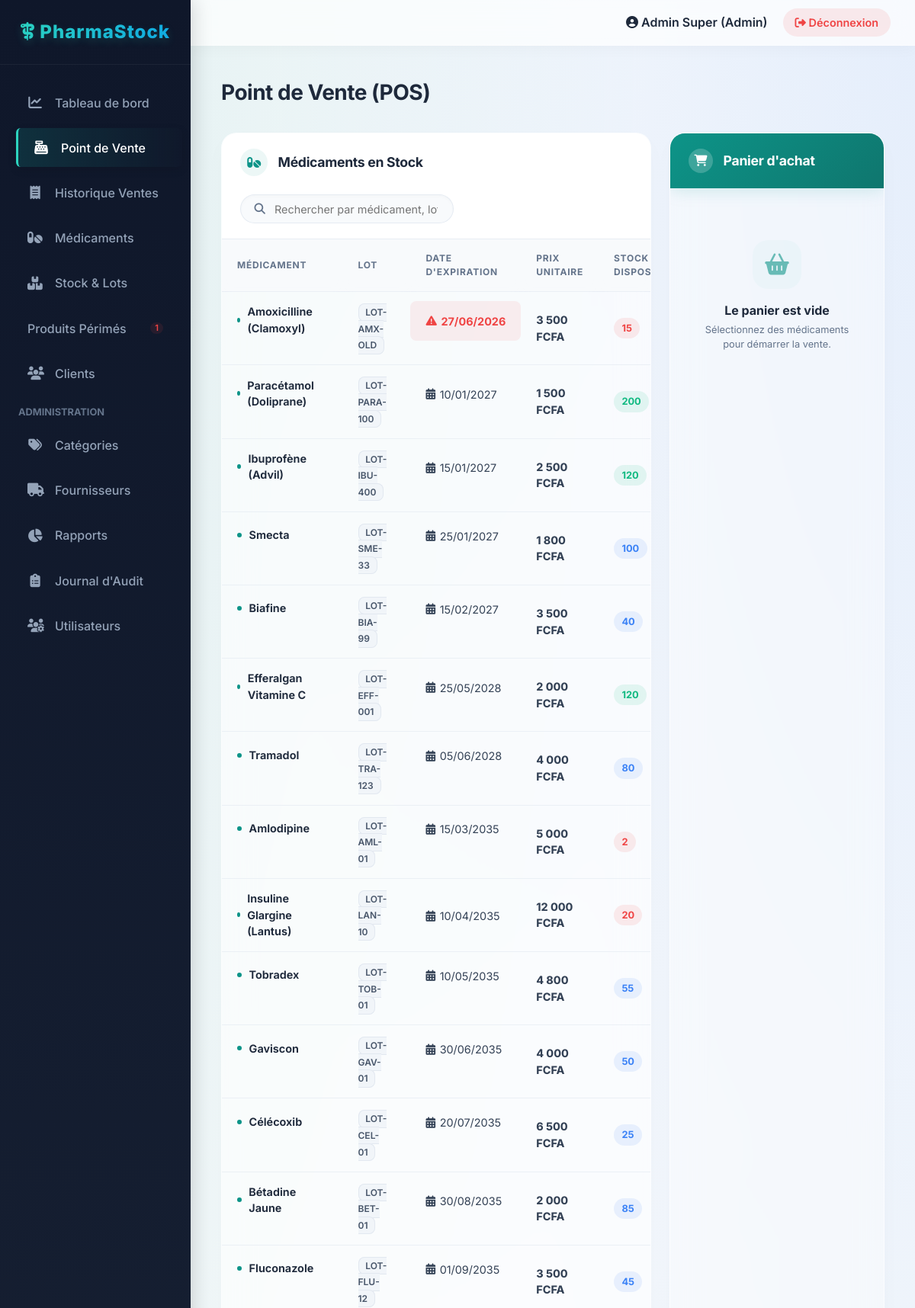
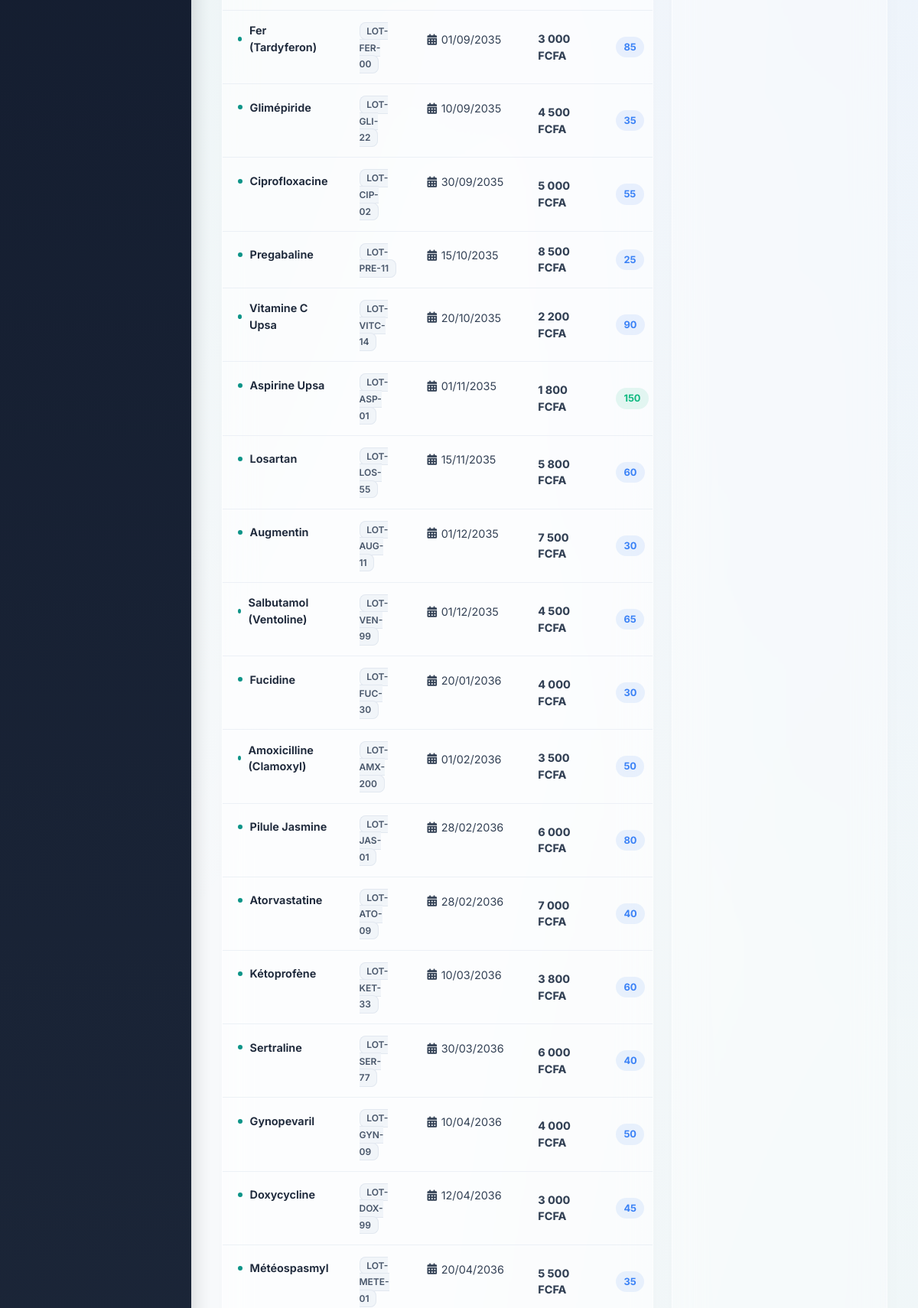
Screenshot of /index.php?page=ventes&action=pos (signed in, upper part) with the database file from the repository (2 pictures, top to bottom).
### tables this page shows
CREATE TABLE `lot` (
  `id` INT PRIMARY KEY AUTO_INCREMENT,
  `id_medicament` INT NOT NULL,
  `numero_lot` VARCHAR(50) NOT NULL,
  `date_fabrication` DATE,
  `date_expiration` DATE NOT NULL,
  `quantite` INT NOT NULL DEFAULT 0,
  `prix_achat` DECIMAL(10,2) NOT NULL,
  `prix_vente` DECIMAL(10,2) NOT NULL,
  `statut` ENUM('actif', 'epuise', 'perime') DEFAULT 'actif',
  FOREIGN KEY (`id_medicament`) REFERENCES `medicament`(`id`) ON DELETE RESTRICT
);

CREATE TABLE `medicament` (
  `id` INT PRIMARY KEY AUTO_INCREMENT,
  `nom` VARCHAR(100) NOT NULL,
  `id_categorie` INT NOT NULL,
  `principe_actif` VARCHAR(100),
  `dosage` VARCHAR(50),
  `forme` VARCHAR(50),
  `prix_achat` DECIMAL(10,2),
  `prix_vente` DECIMAL(10,2) NOT NULL,
  `quantite_stock` INT DEFAULT 0,
  `stock_minimum` INT DEFAULT 5,
  `date_fabrication` DATE,
  `date_expiration` DATE NOT NULL,
  `lot_numero` VARCHAR(50),
  `est_actif` BOOLEAN DEFAULT TRUE,
  FOREIGN KEY (`id_categorie`) REFERENCES `categorie`(`id`) ON DELETE RESTRICT
);

### config/database.php (called while the page is built, shortened)
<?php
class Database {
    private static $instance = null;
    private $pdo;
    private function __construct() {
        try {
			$dsn = "mysql:host=" . DB_HOST . ";port=" . DB_PORT . ";dbname=" . DB_NAME . ";charset=utf8";
			$options = [
                PDO::ATTR_ERRMODE            => PDO::ERRMODE_EXCEPTION,
                PDO::ATTR_DEFAULT_FETCH_MODE => PDO::FETCH_ASSOC,
                PDO::ATTR_EMULATE_PREPARES   => false,
            ];
            $this->pdo = new PDO($dsn, DB_USER, DB_PASS, $options);
        } catch (PDOException $e) {
            die("Erreur de connexion à la base de données: " . $e->getMessage());
        }
    }
    public static function getInstance() {
        if (self::$instance === null) {
            self::$instance = new self();
        }
        return self::$instance;
    }
    public function getConnection() {
        return $this->pdo;
    }
}

### models/Lot.php (called while the page is built, shortened)
<?php
require_once __DIR__ . '/../config/database.php';
class Lot {
    private $db;
    public function __construct() {
        $this->db = Database::getInstance()->getConnection();
    }
    public function getLotsActifs() {
        $stmt = $this->db->query("
            SELECT l.*, m.nom as medicament_nom
            FROM lot l
            JOIN medicament m ON l.id_medicament = m.id
            WHERE l.statut = 'actif' AND l.quantite > 0
            ORDER BY l.date_expiration ASC
        ");
        return $stmt->fetchAll();
    }
}

### includes/utils.php (called while the page is built, shortened)
<?php
function formatMontant($montant) {
    return number_format($montant, 0, ',', ' ') . ' FCFA';
}
function formatDate($dateStr, $format = 'd/m/Y H:i') {
    $date = new DateTime($dateStr);
    return $date->format($format);
}

### views/ventes/pos.php (the view, shortened to what this page needs)
<?php include __DIR__ . '/../layouts/header.php'; ?>
<div class="page-title">
    <span>Point de Vente (POS)</span>
</div>
<div class="pos-container">
    <div class="pos-products-card">
        <div class="products-header">
            <div class="products-header-left">
                <div class="header-icon-wrap">
                    <i class="fa-solid fa-pills animate-pulse"></i>
                </div>
                <span>Médicaments en Stock</span>
            </div>
            <div class="search-wrap-premium">
                <input type="text" id="search-pos" placeholder="Rechercher par médicament, lot...">
            </div>
        </div>
        <div class="table-responsive pos-table-scroll">
            <table class="table-premium" id="table-pos">
                <thead>
                    <tr>
                        <th>Médicament</th>
                        <th>Lot</th>
                        <th>Date d'expiration</th>
                        <th>Prix Unitaire</th>
                        <th>Stock dispos</th>
                    </tr>
                </thead>
                <tbody>
                    <?php foreach($lots as $lot): ?>
                    <?php
                        $stock = (int)$lot['quantite'];
                        if ($stock > 100) {
                            $stockClass = 'stock-badge-high';
                        } elseif ($stock > 20) {
                            $stockClass = 'stock-badge-medium';
                        } else {
                            $stockClass = 'stock-badge-low';
                        }
                        $expiryTime = strtotime($lot['date_expiration']);
                        $warningTime = strtotime('+6 months');
                        $isExpiringSoon = ($expiryTime < $warningTime);
                    ?>
                    <tr class="product-row-premium">
                        <td class="product-name-col">
                            <span class="product-bullet"></span>
                            <?= htmlspecialchars($lot['medicament_nom']) ?>
                        </td>
                        <td class="product-lot-col">
                            <span class="lot-pill"><?= htmlspecialchars($lot['numero_lot']) ?></span>
                        </td>
                        <td class="product-date-col <?= $isExpiringSoon ? 'date-critical' : '' ?>">
                            <i class="fa-solid <?= $isExpiringSoon ? 'fa-triangle-exclamation' : 'fa-calendar-days' ?>"></i>
                            <?= formatDate($lot['date_expiration'], 'd/m/Y') ?>
                        </td>
                        <td class="product-price-col">
                            <?= formatMontant($lot['prix_vente']) ?>
                        </td>
                        <td>
                            <span class="stock-pill <?= $stockClass ?>"><?= $stock ?></span>
                        </td>
                    </tr>
                    <?php endforeach; ?>
                </tbody>
            </table>
        </div>
    </div>
    <div class="pos-cart">
        <div class="cart-header-premium">
            <div class="cart-header-left">
                <div class="cart-icon-wrap animate-pulse">
                    <i class="fa-solid fa-cart-shopping"></i>
                </div>
                <span>Panier d'achat</span>
            </div>
        </div>
        <div class="cart-items">
            <?php
            if(empty($_SESSION['panier'])): ?>
                <div class="cart-empty-state">
                    <div class="empty-icon-wrap">
                        <i class="fa-solid fa-basket-shopping"></i>
                    </div>
                    <p>Le panier est vide</p>
                    <span>Sélectionnez des médicaments pour démarrer la vente.</span>
                </div>
            <?php endif; ?>
        </div>
    </div>
</div>
<?php include __DIR__ . '/../layouts/footer.php'; ?>

### rows the page displays
lot: id_medicament.nom "Amoxicilline (Clamoxyl)", numero_lot "LOT-AMX-OLD", date_expiration "27/06/2026", prix_vente "3 500 FCFA", quantite "15"
lot: id_medicament.nom "Paracétamol (Doliprane)", numero_lot "LOT-PARA-100", date_expiration "10/01/2027", prix_vente "1 500 FCFA", quantite "200"
lot: id_medicament.nom "Ibuprofène (Advil)", numero_lot "LOT-IBU-400", date_expiration "15/01/2027", prix_vente "2 500 FCFA", quantite "120"
lot: id_medicament.nom "Smecta", numero_lot "LOT-SME-33", date_expiration "25/01/2027", prix_vente "1 800 FCFA", quantite "100"
lot: id_medicament.nom "Biafine", numero_lot "LOT-BIA-99", date_expiration "15/02/2027", prix_vente "3 500 FCFA", quantite "40"
lot: id_medicament.nom "Efferalgan Vitamine C", numero_lot "LOT-EFF-001", date_expiration "25/05/2028", prix_vente "2 000 FCFA", quantite "120"
lot: id_medicament.nom "Tramadol", numero_lot "LOT-TRA-123", date_expiration "05/06/2028", prix_vente "4 000 FCFA", quantite "80"
lot: id_medicament.nom "Amlodipine", numero_lot "LOT-AML-01", date_expiration "15/03/2035", prix_vente "5 000 FCFA", quantite "2"
lot: id_medicament.nom "Insuline Glargine (Lantus)", numero_lot "LOT-LAN-10", date_expiration "10/04/2035", prix_vente "12 000 FCFA", quantite "20"
lot: id_medicament.nom "Tobradex", numero_lot "LOT-TOB-01", date_expiration "10/05/2035", prix_vente "4 800 FCFA", quantite "55"
lot: id_medicament.nom "Gaviscon", numero_lot "LOT-GAV-01", date_expiration "30/06/2035", prix_vente "4 000 FCFA", quantite "50"
lot: id_medicament.nom "Célécoxib", numero_lot "LOT-CEL-01", date_expiration "20/07/2035", prix_vente "6 500 FCFA", quantite "25"
lot: id_medicament.nom "Bétadine Jaune", numero_lot "LOT-BET-01", date_expiration "30/08/2035", prix_vente "2 000 FCFA", quantite "85"
lot: id_medicament.nom "Fluconazole", numero_lot "LOT-FLU-12", date_expiration "01/09/2035", prix_vente "3 500 FCFA", quantite "45"
lot: id_medicament.nom "Fer (Tardyferon)", numero_lot "LOT-FER-00", date_expiration "01/09/2035", prix_vente "3 000 FCFA", quantite "85"
lot: id_medicament.nom "Glimépiride", numero_lot "LOT-GLI-22", date_expiration "10/09/2035", prix_vente "4 500 FCFA", quantite "35"
lot: id_medicament.nom "Ciprofloxacine", numero_lot "LOT-CIP-02", date_expiration "30/09/2035", prix_vente "5 000 FCFA", quantite "55"
lot: id_medicament.nom "Pregabaline", numero_lot "LOT-PRE-11", date_expiration "15/10/2035", prix_vente "8 500 FCFA", quantite "25"
lot: id_medicament.nom "Vitamine C Upsa", numero_lot "LOT-VITC-14", date_expiration "20/10/2035", prix_vente "2 200 FCFA", quantite "90"
lot: id_medicament.nom "Aspirine Upsa", numero_lot "LOT-ASP-01", date_expiration "01/11/2035", prix_vente "1 800 FCFA", quantite "150"
lot: id_medicament.nom "Losartan", numero_lot "LOT-LOS-55", date_expiration "15/11/2035", prix_vente "5 800 FCFA", quantite "60"
lot: id_medicament.nom "Augmentin", numero_lot "LOT-AUG-11", date_expiration "01/12/2035", prix_vente "7 500 FCFA", quantite "30"
lot: id_medicament.nom "Salbutamol (Ventoline)", numero_lot "LOT-VEN-99", date_expiration "01/12/2035", prix_vente "4 500 FCFA", quantite "65"
lot: id_medicament.nom "Fucidine", numero_lot "LOT-FUC-30", date_expiration "20/01/2036", prix_vente "4 000 FCFA", quantite "30"
lot: id_medicament.nom "Amoxicilline (Clamoxyl)", numero_lot "LOT-AMX-200", date_expiration "01/02/2036", prix_vente "3 500 FCFA", quantite "50"
lot: id_medicament.nom "Pilule Jasmine", numero_lot "LOT-JAS-01", date_expiration "28/02/2036", prix_vente "6 000 FCFA", quantite "80"
lot: id_medicament.nom "Atorvastatine", numero_lot "LOT-ATO-09", date_expiration "28/02/2036", prix_vente "7 000 FCFA", quantite "40"
lot: id_medicament.nom "Kétoprofène", numero_lot "LOT-KET-33", date_expiration "10/03/2036", prix_vente "3 800 FCFA", quantite "60"
lot: id_medicament.nom "Sertraline", numero_lot "LOT-SER-77", date_expiration "30/03/2036", prix_vente "6 000 FCFA", quantite "40"
lot: id_medicament.nom "Gynopevaril", numero_lot "LOT-GYN-09", date_expiration "10/04/2036", prix_vente "4 000 FCFA", quantite "50"
lot: id_medicament.nom "Doxycycline", numero_lot "LOT-DOX-99", date_expiration "12/04/2036", prix_vente "3 000 FCFA", quantite "45"
lot: id_medicament.nom "Météospasmyl", numero_lot "LOT-METE-01", date_expiration "20/04/2036", prix_vente "5 500 FCFA", quantite "35"

### other values shown
$sidebarPerimesCount "1"
$_SESSION['user_prenom'] . ' ' . $_SESSION['user_nom'] "Admin Super"
$_SESSION['user_role'] "Admin"
